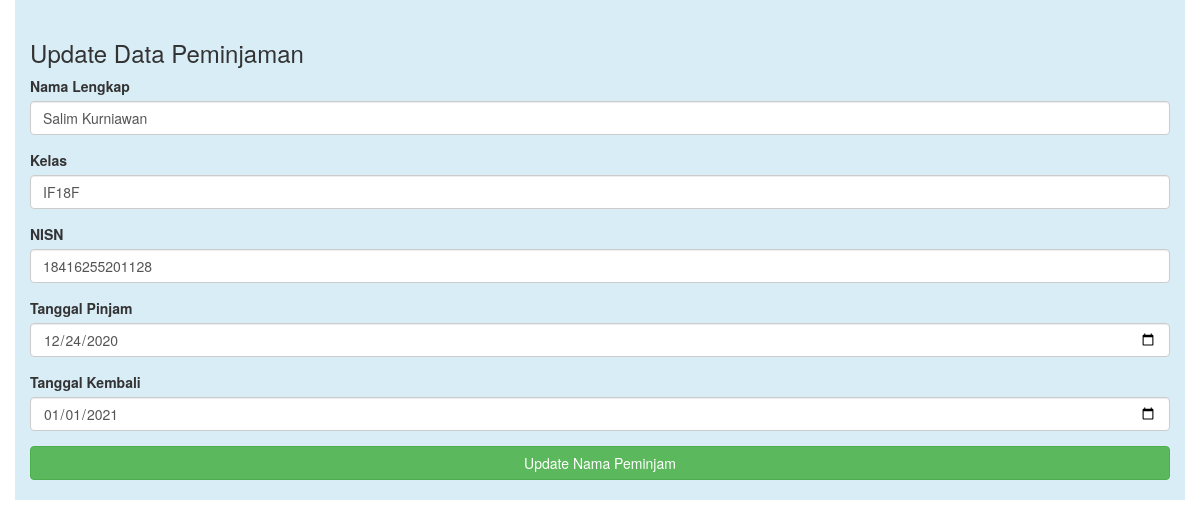
Screenshot of /admin/verivikasi_peminjam_admin.php?id=6 with the database file from the repository.
### tables this page shows
CREATE TABLE `pinjam` (
  `id_peminjaman` int(11) NOT NULL,
  `nama_lengkap` varchar(255) NOT NULL,
  `kelas` varchar(20) NOT NULL,
  `nisn` varchar(50) NOT NULL,
  `judul_buku` varchar(255) NOT NULL DEFAULT '',
  `tgl_pinjam` date DEFAULT NULL,
  `tgl_kembali` date DEFAULT NULL
);

### admin/verivikasi_peminjam_admin.php (the view, shortened to what this page needs)
<!DOCTYPE html>
<html lang="en">
<head>
	<link rel="stylesheet" href="../bootstrap/css/bootstrap.css">
</head>
<body>
<?php
$id = $_GET['id'];
include('../dbconnect.php');
$query = "SELECT * FROM pinjam WHERE id_peminjaman='$id'";
$result = mysqli_query($conn, $query);
?>
<div class="container bg-info" style="padding-top: 20px; padding-bottom: 20px;">
	<h3>Update Data Peminjaman</h3>
	<form role="form" action="edit.php" method="get">
		<?php
		while ($row = mysqli_fetch_assoc($result)) {
		?>
		<div class="form-group">
			<label>Nama Lengkap</label>
			<input type="text" name="nl" class="form-control" value="<?php echo $row['nama_lengkap']; ?>">
		</div>
		<div class="form-group">
			<label>Kelas</label>
			<input type="text" name="kls" class="form-control" value="<?php echo $row['kelas']; ?>">
		</div>
		<div class="form-group">
			<label>NISN</label>
			<input type="text" name="nisn" class="form-control" value="<?php echo $row['nisn']; ?>">
		</div>
		<div class="form-group">
			<label>Tanggal Pinjam</label>
			<input type="date" name="tp" class="form-control" value="<?php echo $row['tgl_pinjam']; ?>">
		</div>
		<div class="form-group">
			<label>Tanggal Kembali</label>
			<input type="date" name="tk" class="form-control" value="<?php echo $row['tgl_kembali']; ?>">
		</div>
		<button type="submit" class="btn btn-success btn-block">Update Nama Peminjam</button>
		<?php
		}
		?>
	</form>
</div>
</body>
</html>

### rows the page displays
pinjam: nl "Salim Kurniawan", kls "IF18F", nisn "18416255201128", tp "12/24/2020", tk "01/01/2021"
